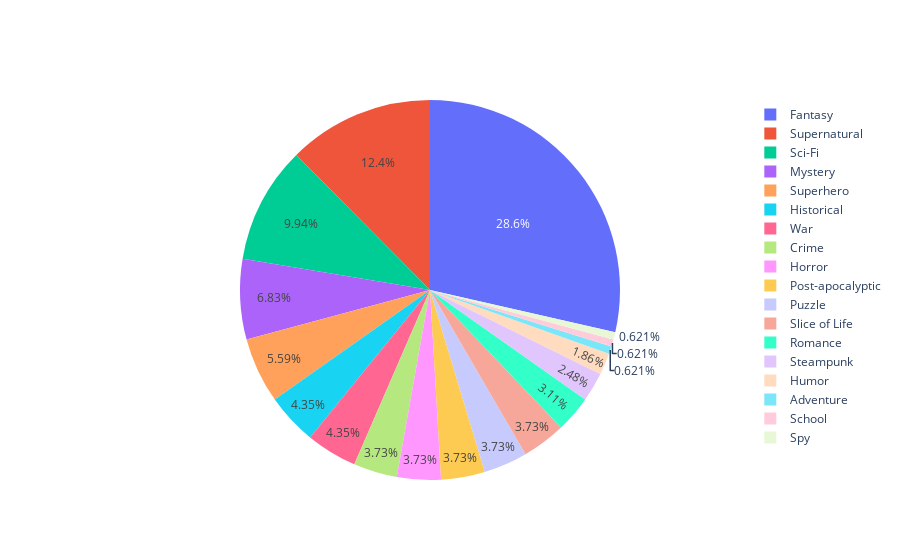

Here is the notebook cell this chart was saved with:
### Code cell
fig = go.Figure(data=[go.Pie(labels=genre_group.index, values=genre_group['HG Story Title'])])
iplot(fig)

### Figure 1 — Plotly figure (JSON) as saved in the notebook; plotly's stock layout.template omitted (floating-point values rounded to 4 significant figures)
{"data": [{"labels": ["Adventure", "Crime", "Fantasy", "Historical", "Horror", "Humor", "Mystery", "Post-apocalyptic", "Puzzle", "Romance", "School", "Sci-Fi", "Slice of Life", "Spy", "Steampunk", "Superhero", "Supernatural", "War"], "type": "pie", "values": [1, 6, 46, 7, 6, 3, 11, 6, 6, 5, 1, 16, 6, 1, 4, 9, 20, 7]}], "layout": {"autosize": true}}
